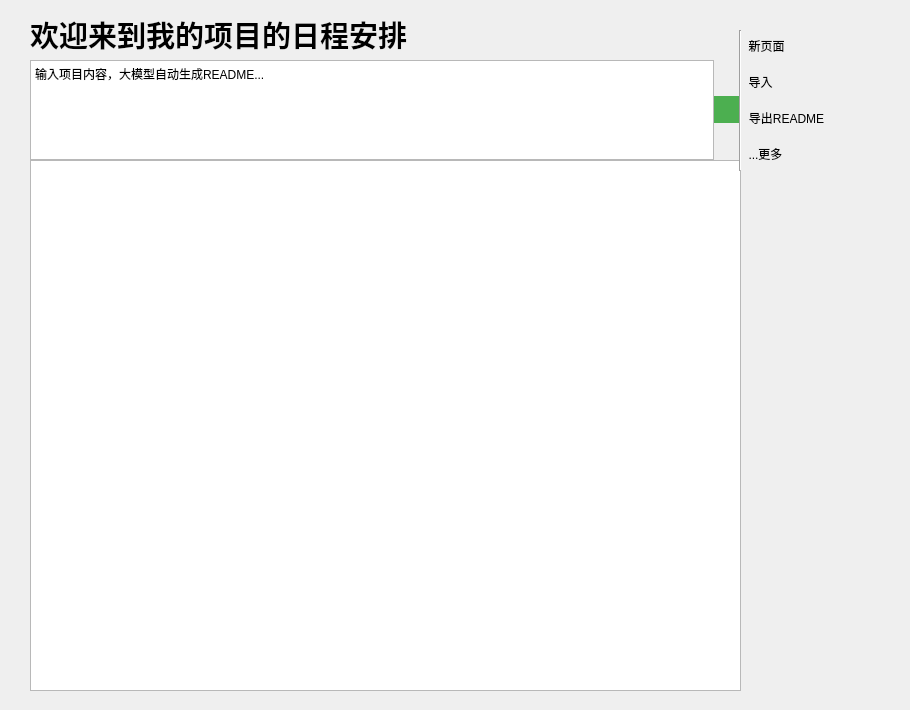
    <widget class="QWidget" name="date">
     <widget class="QWidget" name="widget_29" native="true">
      <property name="geometry">
       <rect>
        <x>0</x>
        <y>0</y>
        <width>741</width>
        <height>701</height>
       </rect>
      </property>
      <layout class="QVBoxLayout" name="verticalLayout_24">
       <property name="spacing">
        <number>0</number>
       </property>
       <property name="leftMargin">
        <number>30</number>
       </property>
       <property name="topMargin">
        <number>10</number>
       </property>
       <property name="bottomMargin">
        <number>10</number>
       </property>
       <item>
        <widget class="QLabel" name="label_19">
         <property name="minimumSize">
          <size>
           <width>709</width>
           <height>50</height>
          </size>
         </property>
         <property name="maximumSize">
          <size>
           <width>10000</width>
           <height>50</height>
          </size>
         </property>
         <property name="styleSheet">
          <string notr="true">QLabel {
  border: none;
    margin: 0px;
    padding: 0px;
}</string>
         </property>
         <property name="text">
          <string>&lt;html&gt;&lt;head/&gt;&lt;body&gt;&lt;p&gt;&lt;span style=&quot; font-size:22pt; font-weight:700;&quot;&gt;欢迎来到我的项目的日程安排&lt;/span&gt;&lt;/p&gt;&lt;/body&gt;&lt;/html&gt;</string>
         </property>
        </widget>
       </item>
       <item>
        <widget class="QWidget" name="widget_30" native="true">
         <layout class="QHBoxLayout" name="horizontalLayout_11">
          <property name="spacing">
           <number>0</number>
          </property>
          <property name="leftMargin">
           <number>0</number>
          </property>
          <property name="topMargin">
           <number>0</number>
          </property>
          <property name="rightMargin">
           <number>0</number>
          </property>
          <property name="bottomMargin">
           <number>0</number>
          </property>
          <item>
           <widget class="QTextEdit" name="textEdit_15">
            <property name="sizePolicy">
             <sizepolicy hsizetype="Expanding" vsizetype="Fixed">
              <horstretch>0</horstretch>
              <verstretch>0</verstretch>
             </sizepolicy>
            </property>
            <property name="minimumSize">
             <size>
              <width>0</width>
              <height>100</height>
             </size>
            </property>
            <property name="maximumSize">
             <size>
              <width>16777215</width>
              <height>100</height>
             </size>
            </property>
            <property name="html">
             <string>&lt;!DOCTYPE HTML PUBLIC &quot;-//W3C//DTD HTML 4.0//EN&quot; &quot;http://www.w3.org/TR/REC-html40/strict.dtd&quot;&gt;
&lt;html&gt;&lt;head&gt;&lt;meta name=&quot;qrichtext&quot; content=&quot;1&quot; /&gt;&lt;meta charset=&quot;utf-8&quot; /&gt;&lt;style type=&quot;text/css&quot;&gt;
p, li { white-space: pre-wrap; }
hr { height: 1px; border-width: 0; }
li.unchecked::marker { content: &quot;\2610&quot;; }
li.checked::marker { content: &quot;\2612&quot;; }
&lt;/style&gt;&lt;/head&gt;&lt;body style=&quot; font-family:'Microsoft YaHei UI'; font-size:9pt; font-weight:400; font-style:normal;&quot;&gt;
&lt;p style=&quot; margin-top:0px; margin-bottom:0px; margin-left:0px; margin-right:0px; -qt-block-indent:0; text-indent:0px;&quot;&gt;输入项目内容，大模型自动生成README...&lt;/p&gt;&lt;/body&gt;&lt;/html&gt;</string>
            </property>
           </widget>
          </item>
          <item>
           <widget class="QToolButton" name="toolButton_9">
            <property name="styleSheet">
             <string notr="true">QToolButton {
    border: none;
    background-color: #4CAF50;  /* 背景色 */
    color: white;               /* 文字颜色 */
    padding: 4px;
}

QToolButton:hover {
    background-color: #45a049;  /* 悬停状态 */
}

QToolButton:pressed {
    background-color: #3d8b40;  /* 按下状态 */
}</string>
            </property>
            <property name="text">
             <string/>
            </property>
            <property name="icon">
             <iconset theme="QIcon::ThemeIcon::MediaPlaybackStart"/>
            </property>
           </widget>
          </item>
         </layout>
        </widget>
       </item>
       <item>
        <widget class="QTextEdit" name="textEdit_16"/>
       </item>
      </layout>
     </widget>
     <widget class="QWidget" name="widget_31" native="true">
      <property name="geometry">
       <rect>
        <x>740</x>
        <y>30</y>
        <width>161</width>
        <height>143</height>
       </rect>
      </property>
      <layout class="QVBoxLayout" name="verticalLayout_25">
       <item>
        <widget class="QToolButton" name="toolButton_145">
         <property name="styleSheet">
          <string notr="true">QToolButton {
    border: none;
    padding: 4px;
}
QToolButton:hover {
	color: rgb(0, 100, 255);
}

QToolButton:pressed {
	color: rgb(0, 100, 255);
}</string>
         </property>
         <property name="text">
          <string>新页面</string>
         </property>
         <property name="icon">
          <iconset theme="QIcon::ThemeIcon::FolderNew"/>
         </property>
         <property name="toolButtonStyle">
          <enum>Qt::ToolButtonStyle::ToolButtonTextBesideIcon</enum>
         </property>
        </widget>
       </item>
       <item>
        <widget class="QToolButton" name="toolButton_146">
         <property name="styleSheet">
          <string notr="true">QToolButton {
    border: none;
    padding: 4px;
}

QToolButton:hover {
	color: rgb(0, 100, 255);
}

QToolButton:pressed {
	color: rgb(0, 100, 255);

}</string>
         </property>
         <property name="text">
          <string>导入</string>
         </property>
         <property name="icon">
          <iconset theme="QIcon::ThemeIcon::DocumentOpen"/>
         </property>
         <property name="toolButtonStyle">
          <enum>Qt::ToolButtonStyle::ToolButtonTextBesideIcon</enum>
         </property>
        </widget>
       </item>
       <item>
        <widget class="QToolButton" name="toolButton_147">
         <property name="styleSheet">
          <string notr="true">QToolButton {
    border: none;
    padding: 4px;
}

QToolButton:hover {
	color: rgb(0, 100, 255);
}

QToolButton:pressed {
	color: rgb(0, 100, 255);
}</string>
         </property>
         <property name="text">
          <string>导出README</string>
         </property>
         <property name="icon">
          <iconset theme="QIcon::ThemeIcon::DocumentSaveAs"/>
         </property>
         <property name="toolButtonStyle">
          <enum>Qt::ToolButtonStyle::ToolButtonTextBesideIcon</enum>
         </property>
        </widget>
       </item>
       <item>
        <widget class="QToolButton" name="toolButton_148">
         <property name="styleSheet">
          <string notr="true">QToolButton {
    border: none;
    padding: 4px;
}

QToolButton:hover {
	color: rgb(0, 100, 255);
}

QToolButton:pressed {
color: rgb(0, 100, 255);}</string>
         </property>
         <property name="text">
          <string>...更多</string>
         </property>
        </widget>
       </item>
      </layout>
     </widget>
     <widget class="Line" name="line_9">
      <property name="geometry">
       <rect>
        <x>730</x>
        <y>30</y>
        <width>20</width>
        <height>141</height>
       </rect>
      </property>
      <property name="orientation">
       <enum>Qt::Orientation::Vertical</enum>
      </property>
     </widget>
    </widget>
